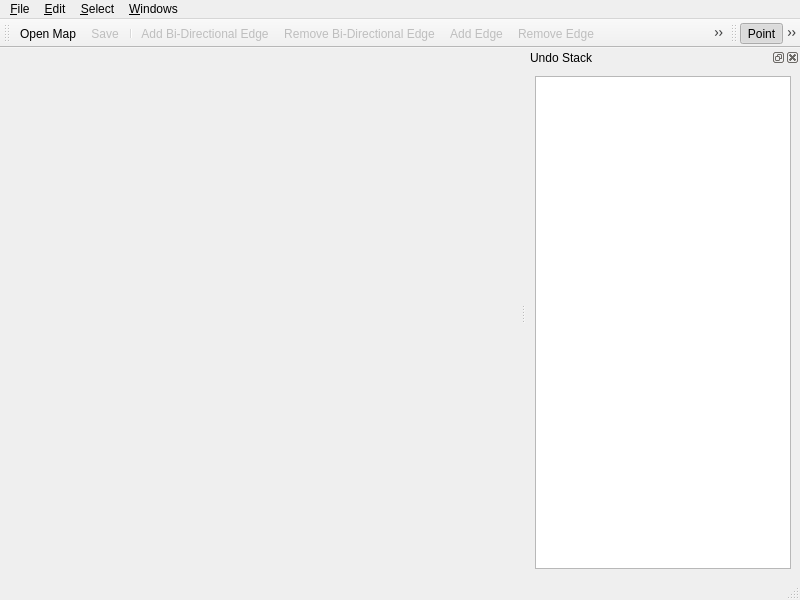
<?xml version="1.0" encoding="UTF-8"?>
<ui version="4.0">
 <class>MainWindow</class>
 <widget class="QMainWindow" name="MainWindow">
  <property name="geometry">
   <rect>
    <x>0</x>
    <y>0</y>
    <width>800</width>
    <height>600</height>
   </rect>
  </property>
  <property name="windowTitle">
   <string>AI Utility[*]</string>
  </property>
  <widget class="QWidget" name="centralwidget"/>
  <widget class="QMenuBar" name="menubar">
   <property name="geometry">
    <rect>
     <x>0</x>
     <y>0</y>
     <width>800</width>
     <height>20</height>
    </rect>
   </property>
   <widget class="QMenu" name="menuFile">
    <property name="title">
     <string>&amp;File</string>
    </property>
    <addaction name="mActionOpenMap"/>
    <addaction name="mActionCloseMap"/>
    <addaction name="mChangeContextAction"/>
    <addaction name="separator"/>
    <addaction name="mActionSave"/>
    <addaction name="separator"/>
    <addaction name="mActionQuit"/>
   </widget>
   <widget class="QMenu" name="menuEdit">
    <property name="title">
     <string>&amp;Edit</string>
    </property>
    <addaction name="separator"/>
    <addaction name="mActionAddEdge"/>
    <addaction name="mActionRemoveEdge"/>
    <addaction name="mActionAddBiEdge"/>
    <addaction name="mActionRemoveBiEdge"/>
    <addaction name="mActionDeleteSelectedWaypoints"/>
    <addaction name="mActionGroundClamp"/>
    <addaction name="separator"/>
    <addaction name="mActionRenderingOptions"/>
    <addaction name="mActionPreferences"/>
   </widget>
   <widget class="QMenu" name="menuWindows">
    <property name="title">
     <string>&amp;Windows</string>
    </property>
   </widget>
   <widget class="QMenu" name="menu_Select">
    <property name="title">
     <string>&amp;Select</string>
    </property>
    <widget class="QMenu" name="menuMode">
     <property name="title">
      <string>&amp;Mode</string>
     </property>
     <addaction name="mActionSelectPointMode"/>
     <addaction name="mActionSelectionBrushMode"/>
    </widget>
    <addaction name="mActionSelectAllWaypoints"/>
    <addaction name="mActionDeselectAllWaypoints"/>
    <addaction name="mActionSelectInverseWaypoints"/>
    <addaction name="menuMode"/>
   </widget>
   <addaction name="menuFile"/>
   <addaction name="menuEdit"/>
   <addaction name="menu_Select"/>
   <addaction name="menuWindows"/>
  </widget>
  <widget class="QStatusBar" name="statusbar"/>
  <widget class="QToolBar" name="toolBar">
   <property name="windowTitle">
    <string>toolBar</string>
   </property>
   <attribute name="toolBarArea">
    <enum>TopToolBarArea</enum>
   </attribute>
   <attribute name="toolBarBreak">
    <bool>false</bool>
   </attribute>
   <addaction name="mActionOpenMap"/>
   <addaction name="mActionSave"/>
   <addaction name="separator"/>
   <addaction name="mActionAddBiEdge"/>
   <addaction name="mActionRemoveBiEdge"/>
   <addaction name="mActionAddEdge"/>
   <addaction name="mActionRemoveEdge"/>
   <addaction name="mActionDeleteSelectedWaypoints"/>
   <addaction name="separator"/>
   <addaction name="mActionGroundClamp"/>
  </widget>
  <widget class="QDockWidget" name="undoStack">
   <property name="windowTitle">
    <string>Undo Stack</string>
   </property>
   <attribute name="dockWidgetArea">
    <number>2</number>
   </attribute>
   <widget class="QWidget" name="dockWidgetContents">
    <layout class="QHBoxLayout" name="horizontalLayout">
     <item>
      <widget class="QUndoView" name="undoView"/>
     </item>
    </layout>
   </widget>
  </widget>
  <widget class="QToolBar" name="selectModeToolBar">
   <property name="windowTitle">
    <string>Select Mode Toolbar</string>
   </property>
   <attribute name="toolBarArea">
    <enum>TopToolBarArea</enum>
   </attribute>
   <attribute name="toolBarBreak">
    <bool>false</bool>
   </attribute>
   <addaction name="mActionSelectPointMode"/>
   <addaction name="mActionSelectionBrushMode"/>
  </widget>
  <action name="actionQuit">
   <property name="text">
    <string>Quit</string>
   </property>
  </action>
  <action name="mActionQuit">
   <property name="text">
    <string>&amp;Quit</string>
   </property>
  </action>
  <action name="mChangeContextAction">
   <property name="text">
    <string>Change Project Context</string>
   </property>
  </action>
  <action name="mActionOpenMap">
   <property name="icon">
    <iconset resource="AIUtilityResources.qrc">
     <normaloff>:/STAGE/icons/openmap_small.png</normaloff>:/STAGE/icons/openmap_small.png</iconset>
   </property>
   <property name="text">
    <string>&amp;Open Map</string>
   </property>
   <property name="shortcut">
    <string>Ctrl+O</string>
   </property>
  </action>
  <action name="mActionCloseMap">
   <property name="text">
    <string>&amp;Close Map</string>
   </property>
  </action>
  <action name="mActionRenderingOptions">
   <property name="text">
    <string>Rendering Options</string>
   </property>
  </action>
  <action name="mActionSave">
   <property name="enabled">
    <bool>false</bool>
   </property>
   <property name="icon">
    <iconset resource="AIUtilityResources.qrc">
     <normaloff>:/STAGE/icons/savemap_small.png</normaloff>:/STAGE/icons/savemap_small.png</iconset>
   </property>
   <property name="text">
    <string>&amp;Save</string>
   </property>
   <property name="shortcut">
    <string>Ctrl+S</string>
   </property>
  </action>
  <action name="mActionAddEdge">
   <property name="enabled">
    <bool>false</bool>
   </property>
   <property name="icon">
    <iconset resource="AIUtilityResources.qrc">
     <normaloff>:/images/addedge.png</normaloff>:/images/addedge.png</iconset>
   </property>
   <property name="text">
    <string>Add Edge</string>
   </property>
   <property name="shortcut">
    <string>Ctrl+E</string>
   </property>
  </action>
  <action name="mActionRemoveEdge">
   <property name="enabled">
    <bool>false</bool>
   </property>
   <property name="icon">
    <iconset resource="AIUtilityResources.qrc">
     <normaloff>:/images/removeedge.png</normaloff>:/images/removeedge.png</iconset>
   </property>
   <property name="text">
    <string>Remove Edge</string>
   </property>
   <property name="shortcut">
    <string>Ctrl+R</string>
   </property>
  </action>
  <action name="mActionDeleteSelectedWaypoints">
   <property name="enabled">
    <bool>false</bool>
   </property>
   <property name="icon">
    <iconset resource="AIUtilityResources.qrc">
     <normaloff>:/STAGE/icons/trash_small.png</normaloff>:/STAGE/icons/trash_small.png</iconset>
   </property>
   <property name="text">
    <string>Delete Waypoint(s)</string>
   </property>
   <property name="toolTip">
    <string>Delete selected waypoints.</string>
   </property>
  </action>
  <action name="mActionSelectAllWaypoints">
   <property name="text">
    <string>&amp;Select All Waypoint</string>
   </property>
   <property name="shortcut">
    <string>Ctrl+A</string>
   </property>
  </action>
  <action name="mActionDeselectAllWaypoints">
   <property name="text">
    <string>&amp;Deselect All Waypoints</string>
   </property>
   <property name="shortcut">
    <string>Ctrl+D</string>
   </property>
  </action>
  <action name="mActionSelectInverseWaypoints">
   <property name="text">
    <string>&amp;Inverse</string>
   </property>
   <property name="shortcut">
    <string>Ctrl+I</string>
   </property>
  </action>
  <action name="mActionSelectPointMode">
   <property name="checkable">
    <bool>true</bool>
   </property>
   <property name="checked">
    <bool>true</bool>
   </property>
   <property name="icon">
    <iconset resource="AIUtilityResources.qrc">
     <normaloff>:/images/pointselectmode.png</normaloff>:/images/pointselectmode.png</iconset>
   </property>
   <property name="text">
    <string>&amp;Point</string>
   </property>
   <property name="toolTip">
    <string>Point Select Mode</string>
   </property>
  </action>
  <action name="mActionSelectionBrushMode">
   <property name="checkable">
    <bool>true</bool>
   </property>
   <property name="icon">
    <iconset resource="AIUtilityResources.qrc">
     <normaloff>:/images/brushselectmode.png</normaloff>:/images/brushselectmode.png</iconset>
   </property>
   <property name="text">
    <string>&amp;Brush</string>
   </property>
   <property name="toolTip">
    <string>Brush Select Mode</string>
   </property>
  </action>
  <action name="mActionPreferences">
   <property name="text">
    <string>Preferences</string>
   </property>
  </action>
  <action name="mActionGroundClamp">
   <property name="enabled">
    <bool>false</bool>
   </property>
   <property name="icon">
    <iconset resource="AIUtilityResources.qrc">
     <normaloff>:/STAGE/icons/groundclamp_small.png</normaloff>:/STAGE/icons/groundclamp_small.png</iconset>
   </property>
   <property name="text">
    <string>Clamp To Ground</string>
   </property>
   <property name="toolTip">
    <string>Clamp the selected waypoints to the ground</string>
   </property>
  </action>
  <action name="mActionAddBiEdge">
   <property name="enabled">
    <bool>false</bool>
   </property>
   <property name="icon">
    <iconset resource="AIUtilityResources.qrc">
     <normaloff>:/images/addbidirectionaledge.png</normaloff>:/images/addbidirectionaledge.png</iconset>
   </property>
   <property name="text">
    <string>Add Bi-Directional Edge</string>
   </property>
   <property name="shortcut">
    <string>Ctrl+Shift+E</string>
   </property>
  </action>
  <action name="mActionRemoveBiEdge">
   <property name="enabled">
    <bool>false</bool>
   </property>
   <property name="icon">
    <iconset resource="AIUtilityResources.qrc">
     <normaloff>:/images/removebidirectionaledge.png</normaloff>:/images/removebidirectionaledge.png</iconset>
   </property>
   <property name="text">
    <string>Remove Bi-Directional Edge</string>
   </property>
   <property name="shortcut">
    <string>Ctrl+Shift+R</string>
   </property>
  </action>
 </widget>
 <customwidgets>
  <customwidget>
   <class>QUndoView</class>
   <extends>QListView</extends>
   <header>qundoview.h</header>
  </customwidget>
 </customwidgets>
 <resources>
  <include location="AIUtilityResources.qrc"/>
 </resources>
 <connections>
  <connection>
   <sender>mActionQuit</sender>
   <signal>triggered()</signal>
   <receiver>MainWindow</receiver>
   <slot>close()</slot>
   <hints>
    <hint type="sourcelabel">
     <x>-1</x>
     <y>-1</y>
    </hint>
    <hint type="destinationlabel">
     <x>399</x>
     <y>299</y>
    </hint>
   </hints>
  </connection>
 </connections>
</ui>
